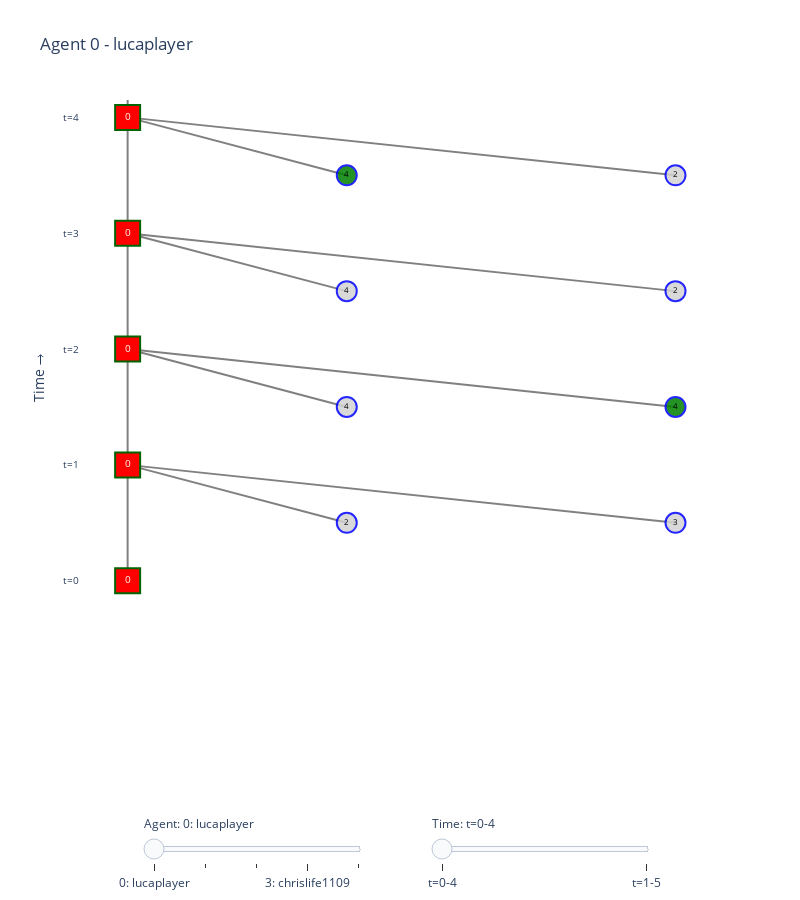

Write notebook code for a chart like this one.
### Code cell
fig = show_interactive_conversation_tree_with_agent_selection("runs/r000")
